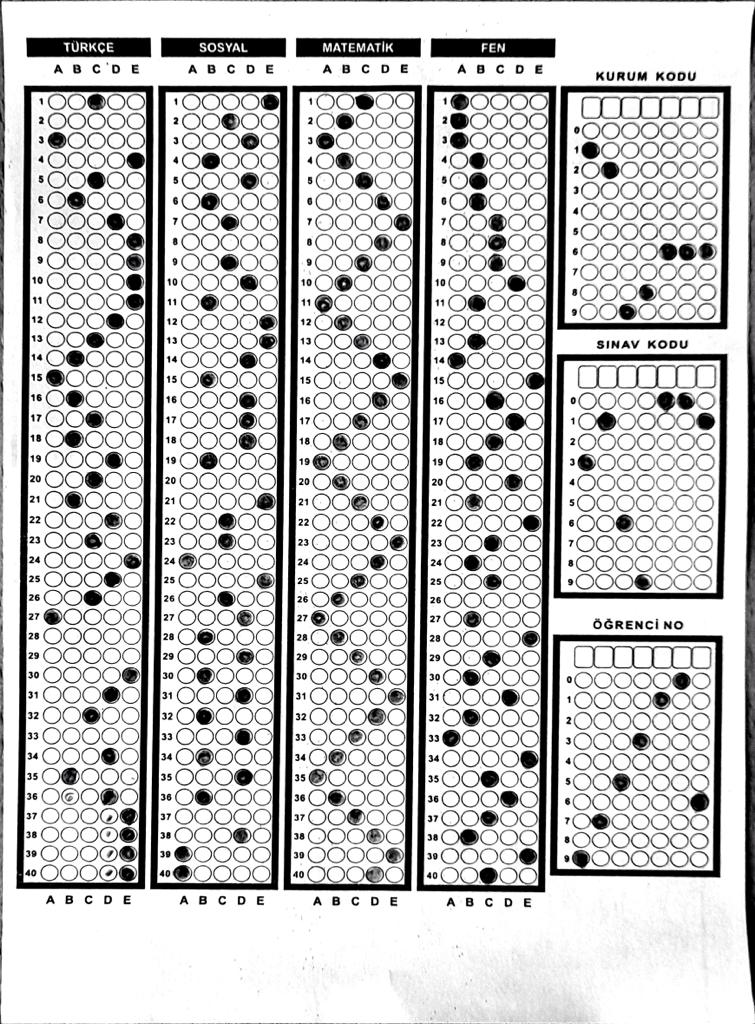
#> input picture v4/ornekler/a4.jpeg, 755 x 1024 px
$ python YeniSistem.py
#> lines starting #> are read from the running program, lines starting #| are printed output that depends on the picture; after the words box and inside, x2 and y2 are one past the last pixel; in counts of white or black regions, pixels touching at a corner belong together
### v2/utils.py
# -*- coding: utf-8 -*-
"""
Created on Sun Jan 24 13:38:45 2021

@author: yazılım
"""


"""

utils

"""

import cv2

import numpy as np

## TO STACK ALL THE IMAGES IN ONE WINDOW
# [35 lines left out: function stackImages, not called in this run]

def reorder(myPoints):

    myPoints = myPoints.reshape((4, 2)) # REMOVE EXTRA BRACKET
    #print(myPoints)
    myPointsNew = np.zeros((4, 1, 2), np.int32) # NEW MATRIX WITH ARRANGED POINTS
    add = myPoints.sum(1)
    #print(add)
    #print(np.argmax(add))
    myPointsNew[0] = myPoints[np.argmin(add)]  #[0,0]
    myPointsNew[3] =myPoints[np.argmax(add)]   #[w,h]
    diff = np.diff(myPoints, axis=1)
    myPointsNew[1] =myPoints[np.argmin(diff)]  #[w,0]
    myPointsNew[2] = myPoints[np.argmax(diff)] #[h,0]
    #print(diff)

    return myPointsNew

def rectContour(contours):

    rectCon = []
    max_area = 0
    for i in contours:
        area = cv2.contourArea(i)
        #print(area)
        if area > 50:
            peri = cv2.arcLength(i, True)
            approx = cv2.approxPolyDP(i, 0.02 * peri, True)
            #print("koşeler:",len(approx))
            if len(approx) == 4:
                rectCon.append(i)
    #print(rectCon)
    rectCon = sorted(rectCon, key=cv2.contourArea,reverse=True)
    #print(len(rectCon))
    return rectCon

def getCornerPoints(cont):
    peri = cv2.arcLength(cont, True) # LENGTH OF CONTOUR
    approx = cv2.approxPolyDP(cont, 0.02 * peri, True) # APPROXIMATE THE POLY TO GET CORNER POINTS
    return approx

# [46 lines left out: functions splitBoxes, drawGrid, showAnswers, not called in this run]

### v4/YeniSistem.py
# -*- coding: utf-8 -*-
"""
Created on Tue Feb 16 22:22:32 2021

@author: yazılım
"""


"""

Bionluk Yeni optik kod okuma Projesi


"""


import json
from imutils.perspective import four_point_transform
from imutils import contours
import numpy as np
import argparse
import imutils
import cv2
import utils


sozluk={"0":"a",
"1":"b",
"2":"c",
"3":"ç",
"4":"d",
"5":"e",
"6":"f",
"7":"g",
"8":"ğ",
"9":"h",
"10":"ı",
"11":"i",
"12":"j",
"13":"k",
"14":"l",
"15":"m",
"16":"n",
"17":"o",
"18":"ö",
"19":"p",
"20":"r",
"21":"s",
"22":"ş",
"23":"t",
"24":"u",
"25":"ü",
"26":"v",
"27":"y",
"28":"z"}


path = "ornekler/a4.jpeg"

heightImg = 700
widthImg  = 700
try:

    img= cv2.imread(path)
#> img is the input picture: shape (1024, 755, 3); mean B, G, R 195.6, 195.6, 195.6

    #hazırlık ^^^^^^^^^^^^
    img= cv2.resize(img,(widthImg,heightImg))
#> img: shape (700, 700, 3)

    imgContours = img.copy()
    imgBiggestContours = img.copy()

    imgGray = cv2.cvtColor(img,cv2.COLOR_BGR2GRAY)
    imgBlur = cv2.GaussianBlur(imgGray,(5,5),1)
    imgCanny = cv2.Canny(imgBlur,10,50)
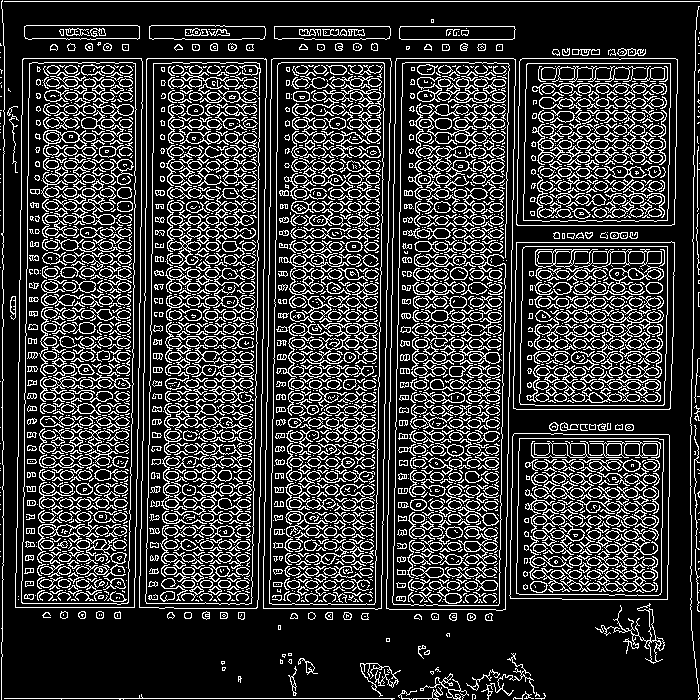
#> imgCanny: shape (700, 700); 21.1% white in thin lines or dots

    contours, hierarchy = cv2.findContours(imgCanny,cv2.RETR_EXTERNAL,cv2.CHAIN_APPROX_NONE)
#> contours = 182 contours, 110 with area under 20; largest, box (x1, y1, x2, y2) and area: (15, 58, 143, 608) 65762, (386, 58, 516, 611) 65640, (139, 58, 267, 609) 65222, (263, 58, 392, 610) 65156, (513, 241, 675, 410) 26370
    cv2.drawContours(imgContours,contours,-1,(0,255,0),10)
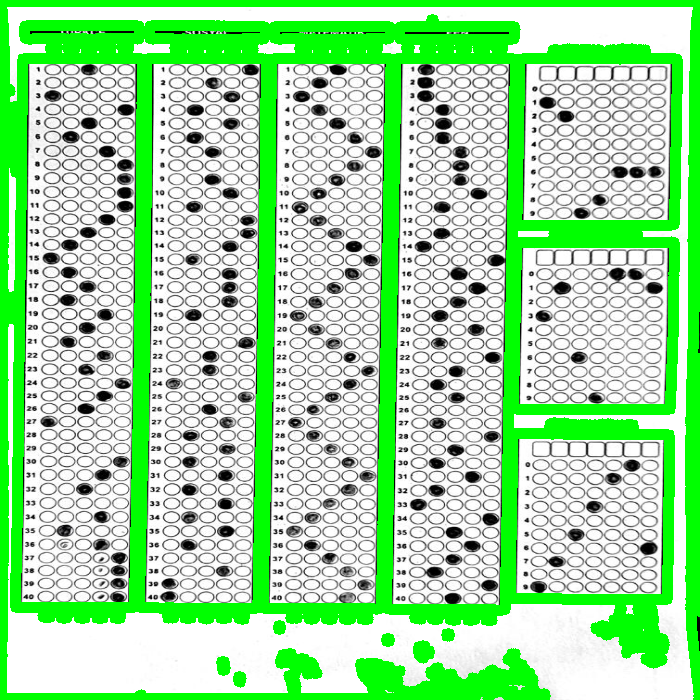
#> imgContours: shape (700, 700, 3); mean B, G, R 159.2, 221.7, 159.2
    rectCon= utils.rectContour(contours)
#> the loop in rectContour, `for i in contours:` made 182 passes
#> (area, peri, approx) on passes 74, 93, 135, 136, 137, 138: (25932.5, 646.4, [[514, 433], [510, 598], [667, 599], [669, 435]]), (26370.5, 652.4, [[674, 242], [516, 242], [513, 408], [670, 408]]), (26336.5, 650.4, [[520, 59], [516, 224], [674, 224], [677, 59]]), (65640, 1347.9, [[396, 58], [386, 608], [502, 610], [515, 59]]), (65156, 1345.9, [[273, 58], [263, 608], [377, 609], [391, 61]]), (65222, 1344.8, [[147, 58], [139, 607], [256, 608], [266, 59]])
#> after the loop in rectContour, `for i in contours:`: rectCon = 11 contours; largest, box (x1, y1, x2, y2) and area: (15, 58, 143, 608) 65762, (386, 58, 516, 611) 65640, (139, 58, 267, 609) 65222, (263, 58, 392, 610) 65156, (513, 241, 675, 410) 26370

    cv2.imshow("gosterme paper", imgContours)
    cv2.waitKey(0)

    #ad-soyad kısmı
    biggestContour_1 = utils.getCornerPoints(rectCon[0])
#> in getCornerPoints, `peri = cv2.arcLength(cont, True)`: peri = 1342.9
#> in getCornerPoints, `approx = cv2.approxPolyDP(cont, 0.02 * peri, True)`: approx = [[23, 58], [15, 607], [134, 607], [142, 61]]
#> biggestContour_1 = [[23, 58], [15, 607], [134, 607], [142, 61]]
    #sosyal kısmı
    biggestContour_2 = utils.getCornerPoints(rectCon[1])
#> biggestContour_2 = [[396, 58], [386, 608], [502, 610], [515, 59]]
    #fen kısmı
    biggestContour_3=utils.getCornerPoints(rectCon[2])
#> biggestContour_3 = [[147, 58], [139, 607], [256, 608], [266, 59]]
    #matematik
    biggestContour_4=utils.getCornerPoints(rectCon[3])
#> biggestContour_4 = [[273, 58], [263, 608], [377, 609], [391, 61]]
    #Türkçe kısmı
    biggestContour_5=utils.getCornerPoints(rectCon[4])
#> biggestContour_5 = [[674, 242], [516, 242], [513, 408], [670, 408]]
    #Kurum kodu
    biggestContour_6=utils.getCornerPoints(rectCon[5])
#> biggestContour_6 = [[520, 59], [516, 224], [674, 224], [677, 59]]
    #Sınav Kodu
    biggestContour_7=utils.getCornerPoints(rectCon[6])
#> biggestContour_7 = [[514, 433], [510, 598], [667, 599], [669, 435]]
    #ögr no
    biggestContour_8=utils.getCornerPoints(rectCon[7])
#> biggestContour_8 = [[149, 26], [152, 39], [265, 35], [264, 26]]
    #gereksiz
    biggestContour_9=utils.getCornerPoints(rectCon[8])
#> biggestContour_9 = [[24, 26], [28, 39], [139, 38], [137, 25]]
    #Kitapçık
    biggestContour_10=utils.getCornerPoints(rectCon[9])
#> biggestContour_10 = [[399, 38], [512, 39], [515, 29], [400, 26]]
    # [4 lines of commented-out code are left out]

    cv2.drawContours(imgBiggestContours,biggestContour_1,-1,(0,255,0),20)
    cv2.drawContours(imgBiggestContours,biggestContour_2,-1,(255,200,0),20)
    cv2.drawContours(imgBiggestContours,biggestContour_3,-1,(100,255,0),20)
    cv2.drawContours(imgBiggestContours,biggestContour_4,-1,(255,0,59),20)
    cv2.drawContours(imgBiggestContours,biggestContour_5,-1,(45,255,79),20)
    cv2.drawContours(imgBiggestContours,biggestContour_6,-1,(255,99,67),20)
    cv2.drawContours(imgBiggestContours,biggestContour_7,-1,(89,255,98),20)
    cv2.drawContours(imgBiggestContours,biggestContour_8,-1,(0,255,0),20)
    cv2.drawContours(imgBiggestContours,biggestContour_9,-1,(255,235,99),20)
    cv2.drawContours(imgBiggestContours,biggestContour_10,-1,(0,255,0),20)


    cv2.imshow("gosterme paper", imgBiggestContours)
    cv2.waitKey(0)
except:

    imgBiggestContours = img.copy()

    biggestContour_1 = utils.getCornerPoints(rectCon[0])

    cv2.drawContours(imgBiggestContours,biggestContour_1,-1,(0,255,0),20)

    biggestContour=utils.reorder(biggestContour_1)


    #cv2.imshow("gosterme paper", imgBiggestContours)
    #cv2.waitKey(0)


    heightImg = 1080
    widthImg  = 720
    #imgBiggestContours = cv2.resize(imgBiggestContours, (heightImg, widthImg))


    pt1= np.float32(biggestContour)
    pt2 = np.float32([[0,0],[widthImg,0],[0,heightImg],[widthImg,heightImg]])
    matrix = cv2.getPerspectiveTransform(pt1,pt2)
    imgWarpColored= cv2.warpPerspective(img,matrix,(widthImg,heightImg))

    #cv2.imshow("cropped", imgWarpColored)
    #cv2.waitKey(0)


    img= imgWarpColored

    #hazırlık ^^^^^^^^^^^^
    img= cv2.resize(img,(widthImg,heightImg))

    imgContours = img.copy()
    imgBiggestContours = img.copy()

    imgGray = cv2.cvtColor(img,cv2.COLOR_BGR2GRAY)
    imgBlur = cv2.GaussianBlur(imgGray,(5,5),1)
    imgCanny = cv2.Canny(imgBlur,10,50)

    contours, hierarchy = cv2.findContours(imgCanny,cv2.RETR_EXTERNAL,cv2.CHAIN_APPROX_NONE)
    cv2.drawContours(imgContours,contours,-1,(0,255,0),10)
    rectCon= utils.rectContour(contours)

    #cv2.imshow("gosterme paper", imgContours)
    #cv2.waitKey(0)

    #ad-soyad kısmı
    biggestContour_1 = utils.getCornerPoints(rectCon[0])
    #sosyal kısmı
    biggestContour_2 = utils.getCornerPoints(rectCon[1])
    #fen kısmı
    biggestContour_3=utils.getCornerPoints(rectCon[2])
    #matematik
    biggestContour_4=utils.getCornerPoints(rectCon[3])
    #Türkçe kısmı
    biggestContour_5=utils.getCornerPoints(rectCon[4])
    #Kurum kodu
    biggestContour_6=utils.getCornerPoints(rectCon[5])
    #Sınav Kodu
    biggestContour_7=utils.getCornerPoints(rectCon[6])
    #ögr no
    biggestContour_8=utils.getCornerPoints(rectCon[7])
    #gereksiz
    biggestContour_9=utils.getCornerPoints(rectCon[8])
    #Kitapçık
    biggestContour_10=utils.getCornerPoints(rectCon[9])

    #print(len(biggestContour))
    #print(biggestContour)
    #print(gradePoints)

    cv2.drawContours(imgBiggestContours,biggestContour_1,-1,(0,255,0),20)
    cv2.drawContours(imgBiggestContours,biggestContour_2,-1,(255,200,0),20)
    cv2.drawContours(imgBiggestContours,biggestContour_3,-1,(100,255,0),20)
    cv2.drawContours(imgBiggestContours,biggestContour_4,-1,(255,0,59),20)
    cv2.drawContours(imgBiggestContours,biggestContour_5,-1,(45,255,79),20)
    cv2.drawContours(imgBiggestContours,biggestContour_6,-1,(255,99,67),20)
    cv2.drawContours(imgBiggestContours,biggestContour_7,-1,(89,255,98),20)
    cv2.drawContours(imgBiggestContours,biggestContour_8,-1,(0,255,0),20)
    cv2.drawContours(imgBiggestContours,biggestContour_9,-1,(255,235,99),20)
    #cv2.drawContours(imgBiggestContours,biggestContour_10,-1,(0,255,0),20)


    cv2.imshow("gosterme paper", imgBiggestContours)
    cv2.waitKey(0)


"""

Sıralama hatası çözümü

"""


print("Türkçe:%s \n sosyal:%s \n matematik:%s \n fen:%s \n kurum:%s \n sınav:%s \n ogr:%s \n"%(biggestContour_1,biggestContour_2,biggestContour_3,biggestContour_4,biggestContour_5,biggestContour_6,biggestContour_7))
#> (printed output is left out)

siralama=[]
sag_siralama=[]
siralama.append(biggestContour_1[0][0][0])
siralama.append(biggestContour_2[0][0][0])
siralama.append(biggestContour_3[0][0][0])
siralama.append(biggestContour_4[0][0][0])
sag_siralama.append(biggestContour_5[0][0][1])
sag_siralama.append(biggestContour_6[0][0][1])
sag_siralama.append(biggestContour_7[0][0][1])

siralama.sort()
sag_siralama.sort()


if sag_siralama[0]==biggestContour_5[0][0][1]:
    kurum_kisimi=biggestContour_5
elif sag_siralama[0] == biggestContour_6[0][0][1]:
        kurum_kisimi=biggestContour_6
#> kurum_kisimi = [[520, 59], [516, 224], [674, 224], [677, 59]]
elif sag_siralama[0] == biggestContour_7[0][0][1]:
        kurum_kisimi=biggestContour_7

if sag_siralama[1]==biggestContour_5[0][0][1]:
    sinav_kisimi=biggestContour_5
#> sinav_kisimi = [[674, 242], [516, 242], [513, 408], [670, 408]]
elif sag_siralama[1] == biggestContour_6[0][0][1]:
        sinav_kisimi=biggestContour_6
elif sag_siralama[1] == biggestContour_7[0][0][1]:
        sinav_kisimi=biggestContour_7


if sag_siralama[2]==biggestContour_5[0][0][1]:
    ogr_kisimi=biggestContour_5
elif sag_siralama[2] == biggestContour_6[0][0][1]:
        ogr_kisimi=biggestContour_6
elif sag_siralama[2] == biggestContour_7[0][0][1]:
        ogr_kisimi=biggestContour_7
#> ogr_kisimi = [[514, 433], [510, 598], [667, 599], [669, 435]]


if siralama[0]==biggestContour_1[0][0][0]:
    turkce_kisimi=biggestContour_1
#> turkce_kisimi = [[23, 58], [15, 607], [134, 607], [142, 61]]
elif siralama[0] == biggestContour_2[0][0][0]:
        turkce_kisimi=biggestContour_2
elif siralama[0] == biggestContour_3[0][0][0]:
        turkce_kisimi=biggestContour_3
elif siralama[0] == biggestContour_4[0][0][0]:
        turkce_kisimi=biggestContour_4

if siralama[1]==biggestContour_1[0][0][0]:
    sosyal_Kismi=biggestContour_1
elif siralama[1] == biggestContour_2[0][0][0]:
        sosyal_Kismi=biggestContour_2
elif siralama[1] == biggestContour_3[0][0][0]:
        sosyal_Kismi=biggestContour_3
#> sosyal_Kismi = [[147, 58], [139, 607], [256, 608], [266, 59]]
elif siralama[1] == biggestContour_4[0][0][0]:
        sosyal_Kismi=biggestContour_4

if siralama[2]==biggestContour_1[0][0][0]:
    matematik_Kismi=biggestContour_1
elif siralama[2] == biggestContour_2[0][0][0]:
        matematik_Kismi=biggestContour_2
elif siralama[2] == biggestContour_3[0][0][0]:
        matematik_Kismi=biggestContour_3
elif siralama[2] == biggestContour_4[0][0][0]:
        matematik_Kismi=biggestContour_4
#> matematik_Kismi = [[273, 58], [263, 608], [377, 609], [391, 61]]

if siralama[3]==biggestContour_1[0][0][0]:
    fen_Kismi=biggestContour_1
elif siralama[3] == biggestContour_2[0][0][0]:
        fen_Kismi=biggestContour_2
#> fen_Kismi = [[396, 58], [386, 608], [502, 610], [515, 59]]
elif siralama[3] == biggestContour_3[0][0][0]:
        fen_Kismi=biggestContour_3
elif siralama[3] == biggestContour_4[0][0][0]:
        fen_Kismi=biggestContour_4


"""

Türkçe


"""


imgBiggestContours = img.copy()


biggestContour_1=turkce_kisimi
cv2.drawContours(imgBiggestContours,biggestContour_1,-1,(255,0,59),20)


biggestContour=utils.reorder(biggestContour_1)
#> in reorder, `myPoints = myPoints.reshape((4, 2))`: myPoints = [[23, 58], [15, 607], [134, 607], [142, 61]]
#> in reorder, `add = myPoints.sum(1)`: add = [81, 622, 741, 203]
#> in reorder, `diff = np.diff(myPoints, axis=1)`: diff = [35, 592, 473, -81]
#> biggestContour = [[23, 58], [142, 61], [15, 607], [134, 607]]


cv2.imshow("gosterme paper", imgBiggestContours)
cv2.waitKey(0)


heightImg = 1363
widthImg  = 199
#imgBiggestContours = cv2.resize(imgBiggestContours, (heightImg, widthImg))


pt1= np.float32(biggestContour)
#> pt1 = [[23, 58], [142, 61], [15, 607], [134, 607]]
pt2 = np.float32([[0,0],[widthImg,0],[0,heightImg],[widthImg,heightImg]])
matrix = cv2.getPerspectiveTransform(pt1,pt2)
#> matrix = [[1.66, 0.0242, -39.6], [-0.0625, 2.48, -142.3], [-4.58e-05, -1.34e-06, 1]]
imgWarpColored= cv2.warpPerspective(img,matrix,(widthImg,heightImg))


gray = cv2.cvtColor(imgWarpColored, cv2.COLOR_BGR2GRAY)
crop_img = gray[15:1363, 38:189]
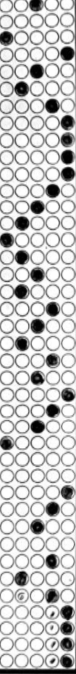
#> crop_img: shape (1348, 151) (shown at 1/2 size); min 0, max 255, mean 196
cv2.imshow("cropped", crop_img)
cv2.waitKey(0)


docCnt = None
#crop_img=four_point_transform(crop_img, docCnt.reshape(4, 2))
thresh = cv2.threshold(crop_img, 0, 255,
	cv2.THRESH_BINARY_INV | cv2.THRESH_OTSU)[1]
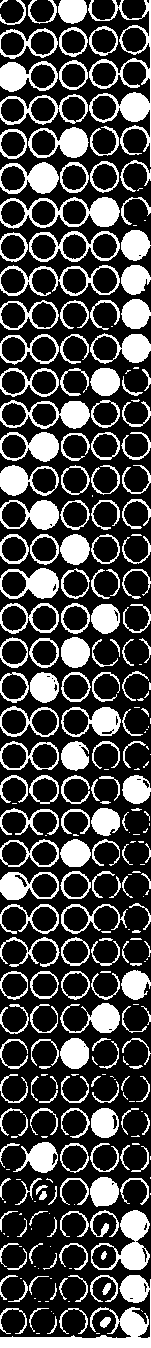
#> thresh: shape (1348, 151); 28% white; 284 white regions (86 under 20 px), largest, box (x1, y1, x2, y2) and area: (0, 1275, 151, 1348) 3073, (88, 0, 151, 167) 2321, (0, 197, 120, 229) 1450


#bu kısımda kesme işlemi yapabilirsin ad ve soyad için

#thresh = cv2.resize(thresh, (199, 1363))


cv2.imshow("gosterme", thresh)                            # Show image

##cv2.imshow("gosterme paper", imgBiggestContours)
cv2.waitKey(0)


threshd = cv2.resize(thresh, (900, 1600))
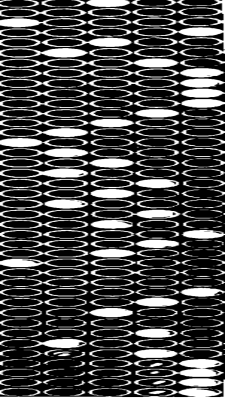
#> threshd: shape (1600, 900) (shown at 1/4 size); min 0, max 255, mean 71.3

#cv2.imshow("gosterme", threshd)                            # Show image

##cv2.imshow("gosterme paper", imgBiggestContours)
#cv2.waitKey(0)


"""
#kontrolcüm
for i in range (1,50):
    try:

        rows = np.vsplit(threshd,i)
        print(i)
    except:
        print("hata")

"""


def splitBoxes(img):


    #rows = np.hsplit(threshd,5)
    rows = np.vsplit(threshd,40)
#> rows = 40 items
    ##cv2.imshow("split",rows[5])
    ##cv2.waitKey(0)

    boxes =[]
    for r in rows:
        cols = np.hsplit(r,5)

        ##cv2.imshow("split",cols[0])
        ##cv2.waitKey(0)
        for box in cols:
            boxes.append(box)
#> this loop made 40 passes
#> after the loop, boxes = 200 items
            ##cv2.imshow("split",box)
            ##cv2.waitKey(0)
    return boxes

boxes=splitBoxes(threshd)
#> boxes = 200 items
##cv2.imshow("test",boxes[6])
##cv2.waitKey(0)


#print(cv2.countNonZero(boxes[0]),cv2.countNonZero(boxes[6]))


#cevap alma

myPixelVal=np.zeros((40,5))


countC=0
countR=0
cvp_sil=[]
for image in boxes:
    totalPixels = cv2.countNonZero(image)
    cvp_sil.append(totalPixels)
#> this loop made 200 passes
#> totalPixels on passes 1 to 3: 2367, 2355, 5105
#> after the loop, cvp_sil = 200 values, max 6426 at index 199, min 1164 at index 181, mean 2687.3

cvp_sil=np.array(cvp_sil)
cvp_sil=cvp_sil.reshape(40,5)
#> cvp_sil = 40 rows, first 6: [2367, 2355, 5105, 2265, 2576], [2578, 2423, 2461, 2340, 2533], [5056, 2401, 2311, 2340, 3136], [2546, 2461, 2651, 2319, 5021], [2475, 2505, 4989, 2216, 2318], [2483, 5190, 2289, 2334, 1971]
#cvp_sil[27]
myPixelVal=cvp_sil
#> myPixelVal has the same summary as cvp_sil

#TEST
#İLK 1,2,3,4 VB 2. A,B,C,D

#myPixelVal[26][2]


turkce_cvp_anahtari = """{  }"""
turkce_cvp_anahtari_gercek = json.loads(turkce_cvp_anahtari)


cevap_kontrolcu=[]
for x in range (0,40):
    arr=myPixelVal[x]
    #print("arr",arr)
    arr_kont=np.amax(arr)
    kontrol_veri=arr_kont
    cevap_kontrolcu = arr.tolist()
    if kontrol_veri >= 3000:
        #print("adanam")
        for i in range (0,5):
            kontrol=cevap_kontrolcu[i]
            #print(kontrol)
            i+=1
            if kontrol==kontrol_veri:
                #print("dogru")
                yeri=cevap_kontrolcu.index(kontrol)
                if yeri == 0:
                    gercek_cvp="a"
                elif yeri == 1:
                    gercek_cvp="b"
                elif yeri == 2:
                    gercek_cvp="c"
                elif yeri == 3:
                    gercek_cvp="d"
                elif yeri == 4:
                    gercek_cvp="e"

                print("Türkçe %s sorunun cevabı:%s"%((x+1),gercek_cvp))
                turkce_cvp_anahtari_gercek[x+1] = gercek_cvp
#> this loop made 40 passes
#> (arr_kont, kontrol_veri, cevap_kontrolcu) on passes 1 to 8: (5105, 5105, [2367, 2355, 5105, 2265, 2576]), (2578, 2578, [2578, 2423, 2461, 2340, 2533]), (5056, 5056, [5056, 2401, 2311, 2340, 3136]), (5021, 5021, [2546, 2461, 2651, 2319, 5021]), (4989, 4989, [2475, 2505, 4989, 2216, 2318]), (5190, 5190, [2483, 5190, 2289, 2334, 1971]), (5186, 5186, [2506, 2528, 2457, 5186, 2079]), (5042, 5042, [2427, 2414, 2384, 2291, 5042])
#> after the loop, i = 5; turkce_cvp_anahtari_gercek = 36 items


"""

Sosyal


"""


imgBiggestContours = img.copy()


biggestContour_1=sosyal_Kismi
#> biggestContour_1 = [[147, 58], [139, 607], [256, 608], [266, 59]]
cv2.drawContours(imgBiggestContours,biggestContour_1,-1,(255,0,59),20)
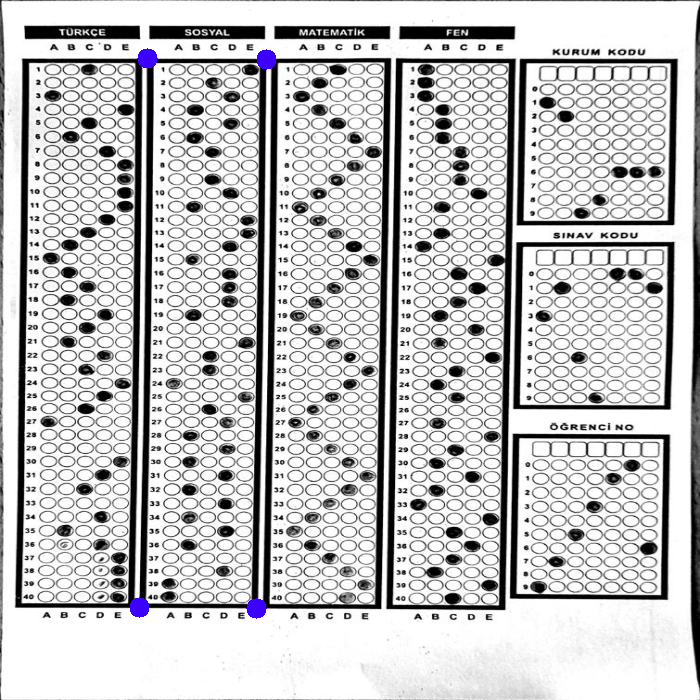
#> imgBiggestContours: shape (700, 700, 3); mean B, G, R 195.7, 195.1, 195.2


biggestContour=utils.reorder(biggestContour_1)
#> biggestContour = [[147, 58], [266, 59], [139, 607], [256, 608]]


cv2.imshow("gosterme paper", imgBiggestContours)
cv2.waitKey(0)


heightImg = 1363
widthImg  = 199
#imgBiggestContours = cv2.resize(imgBiggestContours, (heightImg, widthImg))


pt1= np.float32(biggestContour)
#> pt1 = [[147, 58], [266, 59], [139, 607], [256, 608]]
pt2 = np.float32([[0,-5],[widthImg,0],[0,heightImg],[widthImg,heightImg]])
matrix = cv2.getPerspectiveTransform(pt1,pt2)
#> matrix = [[1.68, 0.0245, -248.8], [0.0215, 2.46, -150.7], [3.14e-05, -3.02e-05, 1]]
imgWarpColored= cv2.warpPerspective(img,matrix,(widthImg,heightImg))
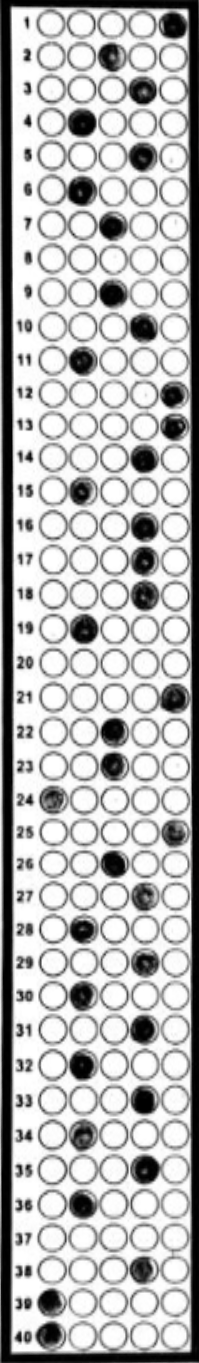
#> imgWarpColored: shape (1363, 199, 3); min 0, max 255, mean 182.6


gray = cv2.cvtColor(imgWarpColored, cv2.COLOR_BGR2GRAY)
crop_img = gray[15:1363, 39:189]
#> crop_img: shape (1348, 150)
#> (the rest of the program and of its run is left out)
